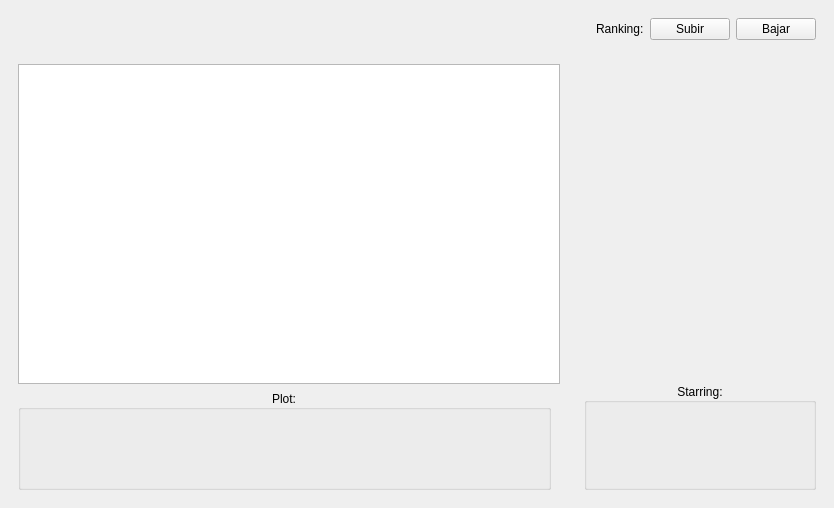
<?xml version="1.0" encoding="UTF-8"?>
<ui version="4.0">
 <class>MainWindow</class>
 <widget class="QMainWindow" name="MainWindow">
  <property name="geometry">
   <rect>
    <x>0</x>
    <y>0</y>
    <width>834</width>
    <height>508</height>
   </rect>
  </property>
  <property name="minimumSize">
   <size>
    <width>640</width>
    <height>480</height>
   </size>
  </property>
  <property name="maximumSize">
   <size>
    <width>1024</width>
    <height>720</height>
   </size>
  </property>
  <property name="windowTitle">
   <string>Ranking Peliculas</string>
  </property>
  <widget class="QWidget" name="centralwidget">
   <layout class="QGridLayout" name="gridLayout">
    <item row="0" column="0" colspan="2">
     <widget class="QWidget" name="buttonWidget" native="true">
      <layout class="QHBoxLayout" name="horizontalLayout">
       <item>
        <spacer name="horizontalSpacer">
         <property name="orientation">
          <enum>Qt::Horizontal</enum>
         </property>
         <property name="sizeHint" stdset="0">
          <size>
           <width>418</width>
           <height>20</height>
          </size>
         </property>
        </spacer>
       </item>
       <item>
        <widget class="QLabel" name="label">
         <property name="text">
          <string>Ranking:</string>
         </property>
        </widget>
       </item>
       <item>
        <widget class="QPushButton" name="likeButton">
         <property name="text">
          <string>Subir</string>
         </property>
         <property name="icon">
          <iconset>
           <normaloff>imgCine/like.png</normaloff>imgCine/like.png</iconset>
         </property>
         <property name="iconSize">
          <size>
           <width>30</width>
           <height>30</height>
          </size>
         </property>
        </widget>
       </item>
       <item>
        <widget class="QPushButton" name="unlikeButton">
         <property name="text">
          <string>Bajar</string>
         </property>
         <property name="icon">
          <iconset>
           <normaloff>imgCine/unlike.png</normaloff>imgCine/unlike.png</iconset>
         </property>
         <property name="iconSize">
          <size>
           <width>30</width>
           <height>30</height>
          </size>
         </property>
        </widget>
       </item>
      </layout>
     </widget>
    </item>
    <item row="1" column="1">
     <widget class="QWidget" name="infoWidget" native="true">
      <property name="minimumSize">
       <size>
        <width>250</width>
        <height>0</height>
       </size>
      </property>
      <layout class="QVBoxLayout" name="verticalLayout">
       <item>
        <widget class="QLabel" name="imgLabel">
         <property name="minimumSize">
          <size>
           <width>200</width>
           <height>200</height>
          </size>
         </property>
         <property name="text">
          <string/>
         </property>
         <property name="alignment">
          <set>Qt::AlignHCenter|Qt::AlignTop</set>
         </property>
        </widget>
       </item>
       <item>
        <widget class="QLabel" name="titleLabel">
         <property name="minimumSize">
          <size>
           <width>200</width>
           <height>0</height>
          </size>
         </property>
         <property name="text">
          <string/>
         </property>
         <property name="alignment">
          <set>Qt::AlignCenter</set>
         </property>
         <property name="wordWrap">
          <bool>true</bool>
         </property>
        </widget>
       </item>
       <item>
        <widget class="QGroupBox" name="groupBox_2">
         <property name="minimumSize">
          <size>
           <width>200</width>
           <height>0</height>
          </size>
         </property>
         <property name="title">
          <string>Starring:</string>
         </property>
         <property name="alignment">
          <set>Qt::AlignCenter</set>
         </property>
         <layout class="QVBoxLayout" name="verticalLayout_4">
          <property name="spacing">
           <number>0</number>
          </property>
          <property name="leftMargin">
           <number>4</number>
          </property>
          <property name="rightMargin">
           <number>0</number>
          </property>
          <property name="bottomMargin">
           <number>0</number>
          </property>
          <item>
           <widget class="QLabel" name="starringLabel">
            <property name="minimumSize">
             <size>
              <width>200</width>
              <height>0</height>
             </size>
            </property>
            <property name="text">
             <string/>
            </property>
            <property name="alignment">
             <set>Qt::AlignCenter</set>
            </property>
            <property name="wordWrap">
             <bool>true</bool>
            </property>
           </widget>
          </item>
         </layout>
        </widget>
       </item>
      </layout>
     </widget>
    </item>
    <item row="1" column="0">
     <widget class="QWidget" name="widget" native="true">
      <layout class="QVBoxLayout" name="verticalLayout_2">
       <item>
        <widget class="QTableView" name="tableView">
         <property name="maximumSize">
          <size>
           <width>999999</width>
           <height>999999</height>
          </size>
         </property>
         <property name="showDropIndicator" stdset="0">
          <bool>false</bool>
         </property>
         <property name="selectionBehavior">
          <enum>QAbstractItemView::SelectRows</enum>
         </property>
         <property name="cornerButtonEnabled">
          <bool>false</bool>
         </property>
         <attribute name="horizontalHeaderVisible">
          <bool>true</bool>
         </attribute>
         <attribute name="verticalHeaderVisible">
          <bool>false</bool>
         </attribute>
        </widget>
       </item>
       <item>
        <widget class="QWidget" name="widget_2" native="true">
         <property name="minimumSize">
          <size>
           <width>0</width>
           <height>100</height>
          </size>
         </property>
         <layout class="QHBoxLayout" name="horizontalLayout_2">
          <property name="spacing">
           <number>0</number>
          </property>
          <property name="leftMargin">
           <number>0</number>
          </property>
          <property name="topMargin">
           <number>0</number>
          </property>
          <property name="rightMargin">
           <number>9</number>
          </property>
          <property name="bottomMargin">
           <number>0</number>
          </property>
          <item>
           <widget class="QGroupBox" name="groupBox">
            <property name="title">
             <string>Plot:</string>
            </property>
            <property name="alignment">
             <set>Qt::AlignCenter</set>
            </property>
            <layout class="QVBoxLayout" name="verticalLayout_3">
             <property name="spacing">
              <number>0</number>
             </property>
             <property name="leftMargin">
              <number>0</number>
             </property>
             <property name="topMargin">
              <number>9</number>
             </property>
             <property name="rightMargin">
              <number>9</number>
             </property>
             <property name="bottomMargin">
              <number>0</number>
             </property>
             <item>
              <widget class="QLabel" name="infoLabel">
               <property name="minimumSize">
                <size>
                 <width>200</width>
                 <height>0</height>
                </size>
               </property>
               <property name="text">
                <string/>
               </property>
               <property name="alignment">
                <set>Qt::AlignJustify|Qt::AlignVCenter</set>
               </property>
               <property name="wordWrap">
                <bool>true</bool>
               </property>
              </widget>
             </item>
            </layout>
           </widget>
          </item>
         </layout>
        </widget>
       </item>
      </layout>
     </widget>
    </item>
   </layout>
  </widget>
 </widget>
 <resources/>
 <connections/>
</ui>
